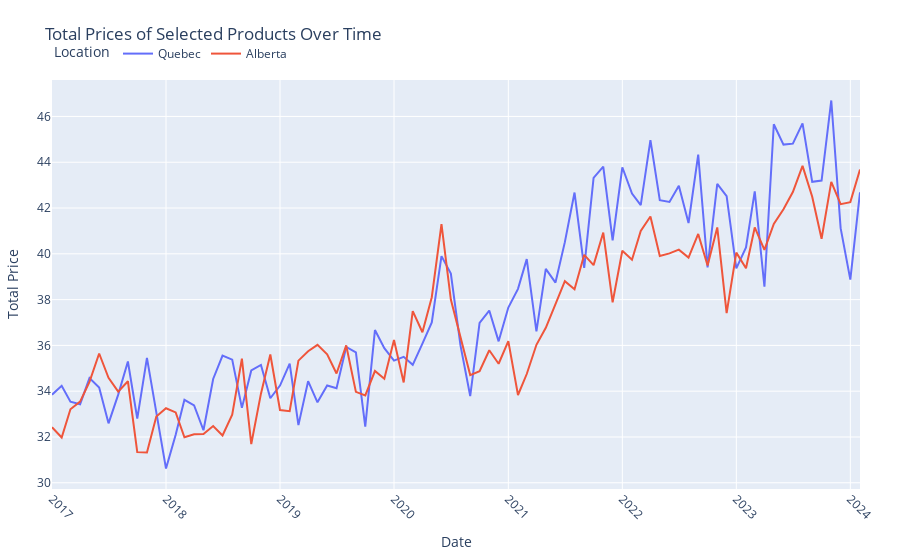

Notebook source saved alongside this figure:
### Code cell
def plot_prices_sum(products, locations):
    # Create an empty list to store traces (lines) for each location
    traces = []
    
    # Iterate over each location
    for location in locations:
        # Filter the DataFrame to include only the specified products and location
        filtered_data = df_food[(df_food['Products'].isin(products)) & 
                                (df_food['Location'] == location)]
        
        # Group the filtered data by 'Date' and sum the prices for all products
        grouped_data = filtered_data.groupby('Date')['Price'].sum()
        
        # Create a trace (line) for the current location
        trace = go.Scatter(x=grouped_data.index, y=grouped_data.values, mode='lines', name=location)
        traces.append(trace)

    # Specify layout options for the plot
    layout = go.Layout(title='Total Prices of Selected Products Over Time',
                       xaxis=dict(title='Date', tickangle=45),
                       yaxis=dict(title='Total Price'),
                       legend=dict(title='Location', orientation='h', x=0, y=1.1),
                       margin=dict(l=40, r=40, t=80, b=40),
                       hovermode='closest')

    # Plot the graph
    fig = go.Figure(data=traces, layout=layout)
    fig.show()

# Chose locations and products
products = ['Beef, per kg', 'Pork, per kg', 'Chicken, per kg']
locations = ['Quebec', 'Alberta']

plot_prices_sum(products, locations)
